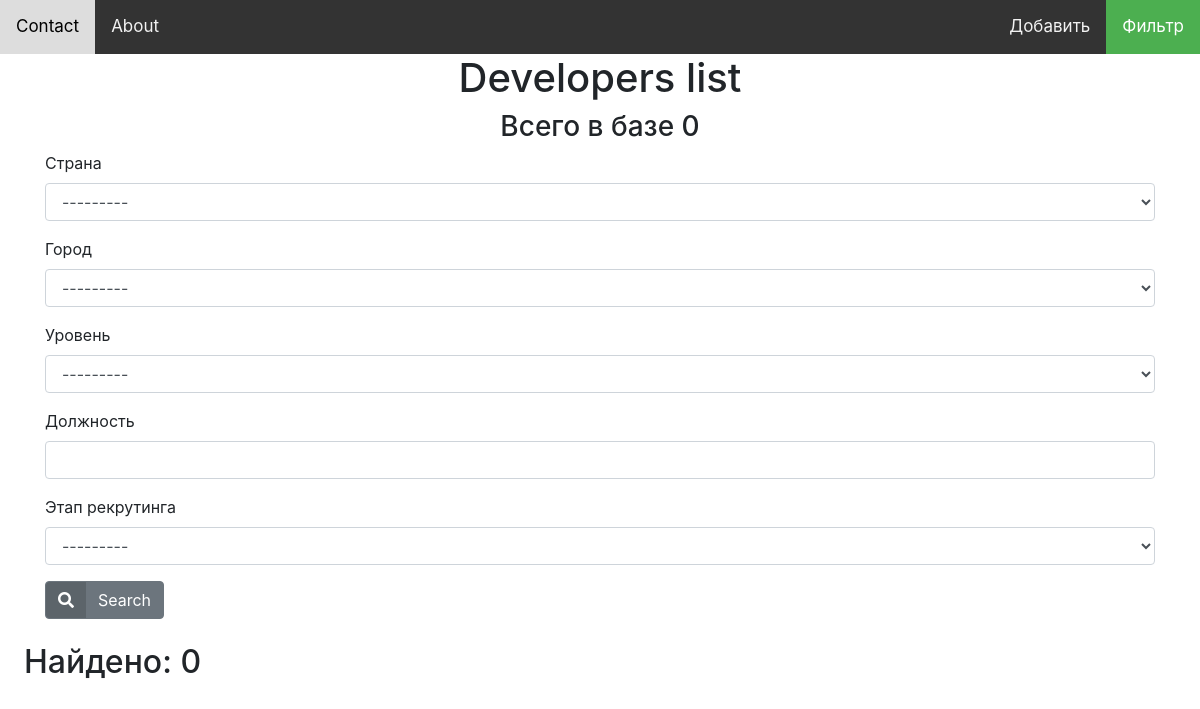
/, run on an earlier commit of the app's database.
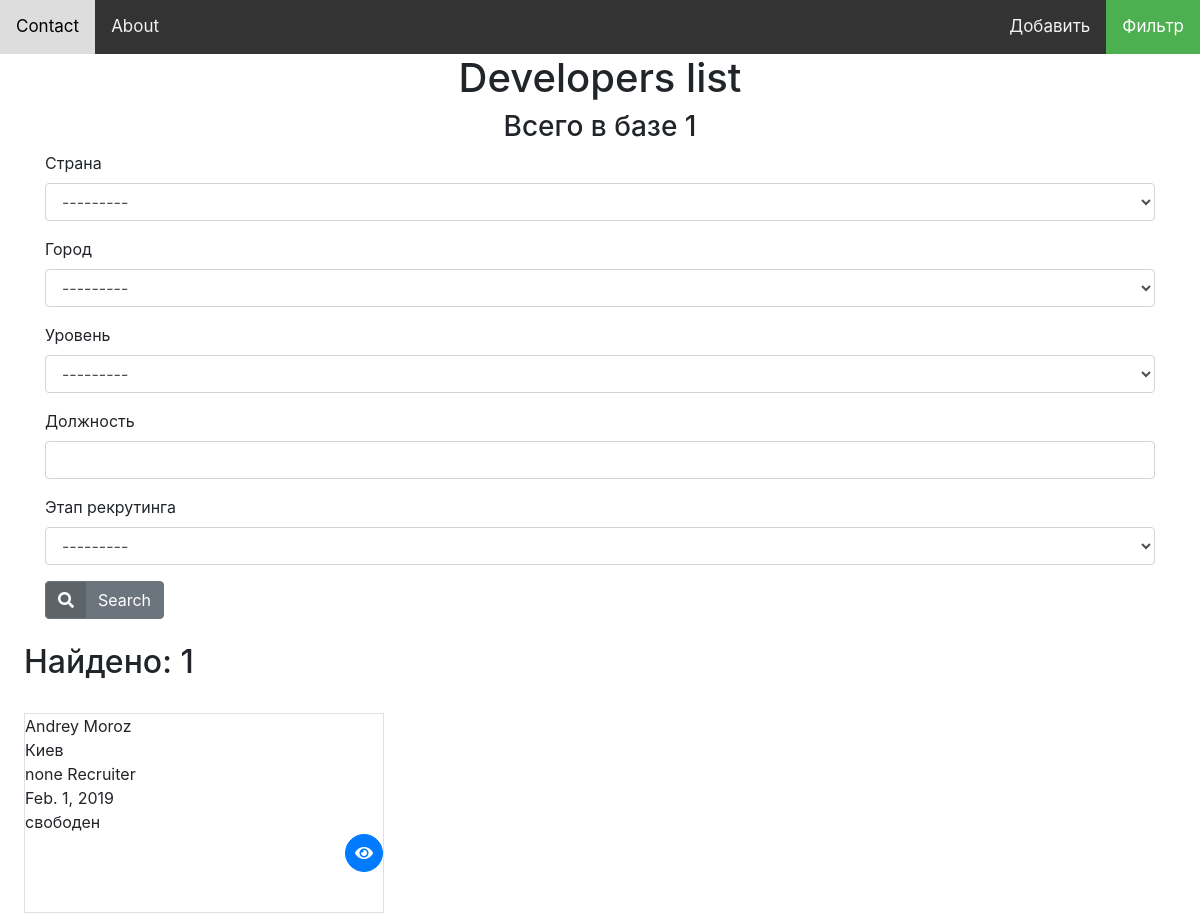
And on a later commit of the database.
### peopleDB/models.py (models this page shows)
class Developer(models.Model):
    RANK_CHOICES = {
        ('none', 'None'),
        ('intern', 'Intern'),
        ('junior', 'Junior'),
        ('middle', 'Middle'),
        ('senior', 'Senior'),
        ('teamlead', 'Team Lead'),
        ('techlead', 'Tech Lead'),
        ('arch', 'Arch'),
    }
    """Этап рекрутирования"""
    STEP_RECRUIT_CHOICES = {
        ('свободен', 'Свободен'),
        ('контакт', 'Контакт'),
        ('резюме отправлено', 'Резюме отправлено'),
        ('вакансия закрыта', 'Вакансия закрыта'),
    }
    recruit = models.ForeignKey(User, on_delete=models.CASCADE)
    name = models.CharField("Имя разработчика", max_length=100, blank=True)
    profile_link = models.URLField(null=True, blank=True)
    country = models.ForeignKey(Country, verbose_name="Страна", on_delete=models.SET_NULL, null=True)
    city = models.ForeignKey(City, verbose_name="Город", on_delete=models.SET_NULL, null=True)
    rank_position = models.CharField("Уровень", max_length=20, choices=RANK_CHOICES, default='none')
    position = models.CharField("Должность", max_length=20, blank=True)
    skills = TaggableManager("Навыки")
    date_add = models.DateField('Дата добавления', auto_now_add=True)
    """Шаги рекрутинга"""
    step_recruit = models.CharField("Этап рекрутинга", max_length=40, choices=STEP_RECRUIT_CHOICES, default='свободен')
    class Meta:
        ordering = ['-date_add']

class City(models.Model):
    country = models.ForeignKey(Country, on_delete=models.CASCADE)
    name = models.CharField(max_length=30)
    def __str__(self):
        return self.name

### peopleDB/views.py (the view)
# urls.py: path('', list_view, name='list'),
def list_view(request):
    user_list = Developer.objects.all()
    user_filter = DeveloperFilter(request.GET, queryset=user_list)
    form = StepRecruit()
    context = dict(filter=user_filter, list=user_list, step=form)
    return render(request, 'peopleDB/filter/list.html', context)

### peopleDB/forms.py
class StepRecruit(forms.ModelForm):
    class Meta:
        model = Developer
        fields = ('step_recruit',)

### peopleDB/models.py (called while the page is built)
    def __str__(self):
        return self.name

### peopleDB/templates/peopleDB/filter/list.html (shortened to what this page needs)
{% extends 'peopleDB/base.html' %}
{% load crispy_forms_tags %}
{% load static %}
{% block content %}
    <h1 class="title">Developers list</h1>
    <h3 class="title">Всего в базе {{ list.count}}</h3>
    <div class="container">
        <form method="get">
            {{ filter.form|crispy }}
            <button type="submit" class="btn btn-secondary btn-icon"><span class="icon"><i class="fas fa-search"></i></span>Search</button>
        </form>
    </div>
        <br>
        <h2 class="t">Найдено: {{ filter.qs.count }}</h2>
        {% for d in filter.qs %}
            <div class="border">
                <div class="header_name">
                    {{ d.name }}
                </div>
                <div class="header_city">{{ d.city }}</div>
                <div>{{ d.rank_position }}  {{ d.position }}</div>
                <div>{{ d.date_add }}</div>
                <div>{{ d.step_recruit }}</div>
                <div class="bottom">
                    <a href="{% url 'dev_view' id=d.id%}"><button type="button" class="btn btn-primary btn-circle"><i class="fas fa-eye"></i></button></a>
                </div>
            </div>
        {% endfor %}
{% endblock %}

What changed in the data, as far as the page shows it:
added Developer: name "Andrey Moroz", city "Киев", rank_position "none", position "Recruiter", date_add "Feb. 1, 2019", step_recruit "свободен"
Also different on the page:
{{ list.count }}: "0" → "1"
{{ filter.qs.count }}: "0" → "1"
